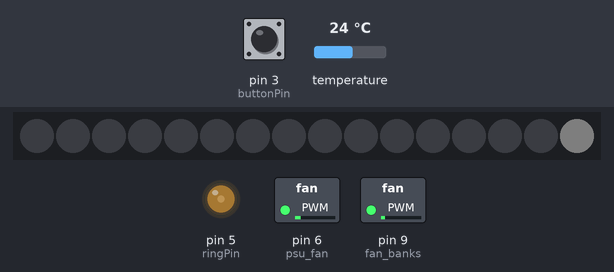
Bench run of a sketch on a simulated Arduino Uno, built with avr-gcc and run on an emulated ATmega328P. Shown: 16 RGB LEDs in strip order, left to right, switched loads named in the sketch (green lamp = pin HIGH), output pins drawn as LEDs (lit = HIGH). The test bench sets the inputs (shaded band); at power-on: temperature 24 °C, pin 3 (buttonPin) LOW. Dim RGB values are drawn brighter than linear.

Above: at 13.7 s.
13.8 s: temperature set to 28 °C
At 18.39 s:
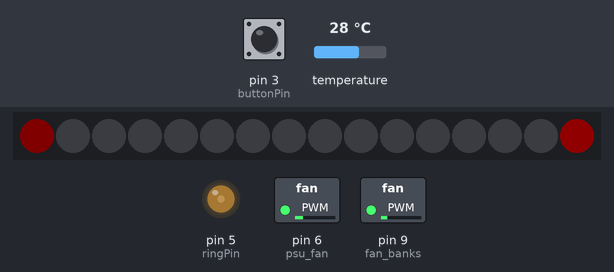
19.1 s: pin 3 (buttonPin) pulled HIGH for 2.4 s
At 21.64 s:
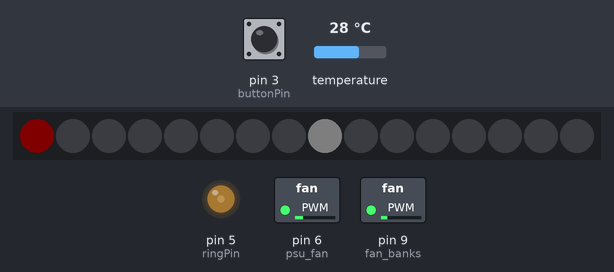
23.0 s: pin 3 (buttonPin) pulled HIGH for 2.4 s
At 25.34 s:
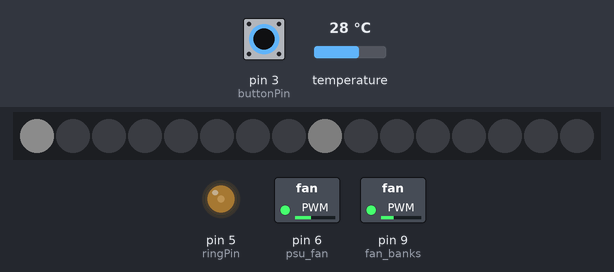
26.9 s: pin 3 (buttonPin) pulled HIGH for 2.4 s
At 27.87 s:
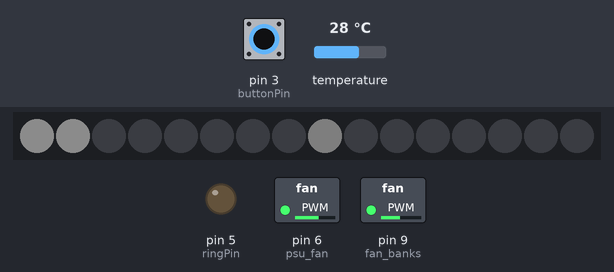
30.8 s: pin 3 (buttonPin) pulled HIGH for 2.4 s
At 31.82 s:
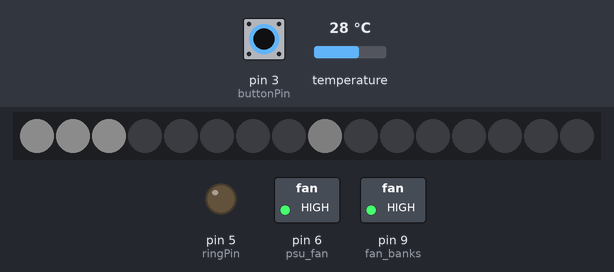
34.7 s: pin 3 (buttonPin) pulled HIGH for 2.4 s
At 36.17 s:
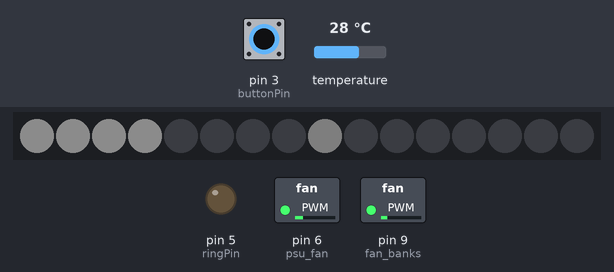
Timing chart, 0 to 38.4 s (numbered marks = the images above; inputs shaded):
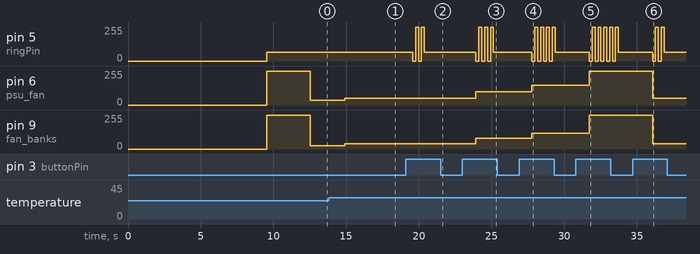

The sketch:

pwm_controller.ino
```cpp
///////////////////////////////////////////////////////////////////////////////////////
// Title:         PWM Fan Controller for SuperMicro DAS
// Purpose:       Control 7 PWM fans in case with button to select different fan speed
//                 presets. Give audiable indication to the mode and blink button LED.
//                Monitor temperature sensors
//
// Changes:       v.01 - Created base script to include modulation of the fans via PWM,
//                        Temperature read out to serial via I2C,
//                v.02 - Changed code to use interupt for button push to trigger a
//                        change in the fan mode, this is to leave the loop() function
//                        to display output to serial and in the future vary the speed of
//                        the fans based on temperature. Added StartupSequence function
//                        to ensure the LEDs are working, plays some sounds, and then
//                        spin up the fans to max speed, then drop the fans back down.
//                v.03 - Documentation up to this point.
//                v.04 - Varying fan speed
//                v.05 - LED integration
//                v.06 - Revising fan handling to use counters. Also to write those changes
//                        to the pins.
//                v.07 - Improvements to code layout, struture
//                v.08 - Minor improvements to code
//                v.09 - Public release, needs revisions to make more readable and also
//                        need to remove references to unwritten functionality.
//
//
// Original title: 4-pin PWM Fan Controller
// Original Author: Sky
// Original Creation date: 2015-1-1
//
// Title: 4-pin PWM Fan Controller
// Author: Justin D Holcomb
// Modification date: 2016-3-1
// Related article: http://blog.epijunkie.com/2016/03/pwm-fan-controller-with-arduino/
//
///////////////////////////////////////////////////////////////////////////////////////

// Trinket Pro notes
// Pins 2 and 7 are inuse by the USB
// The bootloader on the Pro Trinket use 4KB of FLASH so the maximum sketch size is 28,672 bytes.

//// Libraries
// Temperature
#include <Wire.h>
#include "Adafruit_MCP9808.h"
// NeoPixel
#include <Adafruit_NeoPixel.h>

// Create the MCP9808 temperature sensor objects
Adafruit_MCP9808 front_left_temp = Adafruit_MCP9808();
Adafruit_MCP9808 front_right_temp = Adafruit_MCP9808();
Adafruit_MCP9808 board_temp = Adafruit_MCP9808();
Adafruit_MCP9808 psu_temp = Adafruit_MCP9808();

// The default address is 0x18 and the address can be calculated by 'adding' the A0/A1/A2 to the base of 0x18
// A0 sets the lowest bit with a value of 1, A1 sets the middle bit with a value of 2 and A2 sets the high
//  bit with a value of 4. The final address is 0x18 + A2 + A1 + A0.
// So for example if A2 is tied to VDD and A0 is tied to VDD, the address is 0x18 + 4 + 1 = 0x1D.
// If only A0 is tied to VDD, the address is 0x18 + 1 = 0x19
// If only A1 is tied to VDD, the address is 0x18 + 2 = 0x1A
// If only A2 is tied to VDD, the address is 0x18 + 4 = 0x1C


// Defines the PWM pin to use for the Neo Pixel Strip
#define NeoStickPIN 10

// Total natural count of pixels off of PWM pin above
#define LEDtotal 16

// Declares 'strip' as an object for the NeoPixel manipulations
Adafruit_NeoPixel strip = Adafruit_NeoPixel(LEDtotal, NeoStickPIN, NEO_GRB + NEO_KHZ800);

uint32_t KNcolorToDisplay = strip.Color(64, 64, 64);
uint32_t KNtrailcolorToDisplay = strip.Color(5, 5, 5);
uint32_t color_red = strip.Color(255, 0, 0);
uint32_t color_white = strip.Color(255, 255, 255);
uint32_t color_blue = strip.Color(0, 0, 255);

int KnightRiderPixelBegin = 8; // This references the index number which starts at zero
int KnightRiderPixelEnd = 15; //This references the index number which starts at zero
int UserMode = 0;
int AdaptiveMode = 1;
int StatusColor = 1;
int BPcycleCount = 1; // For button push cycle count - unrelated to cycleCount variable.
uint32_t UMcolorToDisplay = strip.Color(12, 12, 12);
uint32_t AMcolorToDisplay = strip.Color(5, 0, 0);


// Pin Layout
// Pins 2 and 7 are inuse by the USB on the Trinket
//
// Pin 9  PWM    - fan_banks
// Pin 10 PWM    - NeoPixel Stick
// Pin 11 PWM    -
// Pin 12        - speed_psu_fan
// Pin 13        - speed_bank1a
// Ar            -
// A0            -
// A1            - speakerPin
// A2            -
// A3            -
// A4 SDA        - I2C Bus
// A5 SCL        - I2C Bus

// A6            - Header not soldered
// A7            - Header not soldered

// Pin 8         -
// Pin 6  PWM    - ringPin
// Pin 5  PWM    - psu_fan
// Pin 4         -
// Pin 3  PWM    - buttonPin - Interupt 1
// Pin 1         -
// Pin 0         -


// NeoStick Sticks
//
// Pins 1-4 get set at the mode select function. These colors will all match but may differ between modes.
// 1 Indicate Modes 1 - 4
// 2 Indicate Modes 2 - 4
// 3 Indicate Modes 3 - 4
// 4 Indicate Mode 4
// Pins 5-8 get changed each iteration of loop left to right. This will range the color. This will be a ghost rider styled effect.
// 5 Indicate running
// 6 Indicate running
// 7 Indicate running
// 8 Indicate running
//
// Number of LEDs will indicate the fan speed based on a range that makes sense. Pin 16 will only indicate above 240.
// Red color will indicate an increase in speed
// Light blue color will indicate netural
// Dark Blue will indicate cooling
// 9  Indates fan speed
// 10
// 11
// 12
// 13
// 14
// 15
// 16

#define TicksPerMinute 25 // 1 minute = ~25 ticks
int HighTempTicks;
int MinutesForHighTempReset = 120;
int HighTempThresholdInMinutes = 25;
int MinutesForFanIncrease = 3;
int MinutesForFanDecrease = 5;
int FanSpeedIncrement = 15;
int MaxTempThreshold = 80;
int OptimalTempThreshold = 76;
int milliSecondsToSpinForPurge = 6000;
int cycleCount = (TicksPerMinute * MinutesForFanIncrease); // Start counter ready for fan adjustment if needed

// No or Light Load
int Mode1psuFanSpeed = 50;
int Mode1bankFanSpeed = 40;
// Common Mode
int Mode2psuFanSpeed = 100;
int Mode2bankFanSpeed = 80;
// Intense Load
int Mode3psuFanSpeed = 150;
int Mode3bankFanSpeed = 120;
// MAX - largely for testing
int Mode4psuFanSpeed = 255;
int Mode4bankFanSpeed = 255;

// Fan Speeds
int psuFanSpeed;
int bankFanSpeed;
int psuFanMINSpeed;
int bankFanMINSpeed;

// Default Brightness for LED Ring
#define ringBrightness 64

// Pin A4 - SDA
// Pin A5 - SCL

// Button Input Pin
#define buttonPin 3

// LED Ring Pin (PWM)
#define ringPin 5

// PWM Pins
#define psu_fan 6
#define fan_banks 9

// Speaker Pin
//int speakerPin = A1;

// Speed Sense Pins
//int speed_psu_fan = 12;
//int speed_bank1a = 13;
//int speed_bank2a = 6;
//int speed_bank3a = 9;
//int speed_bank1b = 5;
//int speed_bank2b = 6;
//int speed_bank3b = 9;

float temp_c_board;
float temp_f_board;


void setup() {

  // Initialize NeoPixel sticks and turn off LEDs.
  strip.begin();
  strip.show();

  // Attach interupt for push button
  //attachInterrupt(1, changeFanSpeedMode, HIGH);

  // led ring output
  pinMode(ringPin, OUTPUT);

  //button input
  pinMode(buttonPin, INPUT);

  //pwm pins
  pinMode(psu_fan, OUTPUT);
  pinMode(fan_banks, OUTPUT);

  //Serial.begin(9600);

//  if (!front_left_temp.begin(0x1A)) {
//    Serial.println("Couldn't find front_left_temp sensor!");
//    while (1);
//  }

//  if (!front_right_temp.begin(0x19)) {
//    Serial.println("Couldn't find front_right_temp temp sensor!");
//    while (1);
//  }

// Make sure the sensor is found, you can also pass in a different i2c
// address with tempsensor.begin(0x19) for example
if (!board_temp.begin()) {
  //Serial.println("Couldn't find rear psu side temp sensor!");
  while (1);
}

//  if (!psu_temp.begin(0x18)) {
//    Serial.println("Couldn't find psu_temp sensor!");
//    while (1);
//  }

  StartupSequence();

}


void loop() {

  cycleCount++;

// Sets the color for knight rider scroll
// Indicates fan speed increasing
  if (StatusColor==2) {
    KNcolorToDisplay = strip.Color(16, 0, 0);
    KNtrailcolorToDisplay = strip.Color(1, 0, 0);
// Indicates fan speed decreasing
  } else if (StatusColor==0) {
    KNcolorToDisplay = strip.Color(0, 3, 16);
    KNtrailcolorToDisplay = strip.Color(0, 0, 1);
// Indciates neutral
  } else {
    KNcolorToDisplay = strip.Color(4, 4, 4);
    KNtrailcolorToDisplay = strip.Color(1, 1, 1);
  }

// Poll Tempature
    board_temp.shutdown_wake(0);   // Don't remove this line! required before reading temp
    // Read and print out the temperature, then convert to *F
    temp_c_board = board_temp.readTempC();
    temp_f_board = temp_c_board * 9.0 / 5.0 + 32;
    //delay(250);
    //board_temp.shutdown_wake(1); // shutdown MSP9808 - power consumption ~0.1 mikro Ampere

// Serial output for debugging
//SerialDebug();

// Check to see if fan changes are needed based on temperature readings
CheckIfFanSpeedChangesNeeded();

// This if statment checks to see if an adaptive mode has been running for a long time.
// If so it does a short fan burst to purge out the hot air.
if (HighTempTicks > ( TicksPerMinute * HighTempThresholdInMinutes )) {
  MAXFanSpinToPurgeHotAir();
}


// Sets adaptive mode based on ranges. Minimum ranges do not need to be defined.
  if (bankFanSpeed == 255 && UserMode != 4 ) {
    AdaptiveMode = 8;
  } else if (bankFanSpeed >= (Mode3bankFanSpeed + (FanSpeedIncrement *4)) && UserMode < 4) {
    AdaptiveMode = 7;
  } else if (bankFanSpeed >= (Mode3bankFanSpeed + (FanSpeedIncrement *3)) && UserMode < 4) {
    AdaptiveMode = 6;
  } else if (bankFanSpeed >= (Mode3bankFanSpeed + (FanSpeedIncrement *2)) && UserMode < 4) {
    AdaptiveMode = 5;
  } else if (bankFanSpeed > Mode3bankFanSpeed || UserMode == 4) {
    AdaptiveMode = 4;
  } else if (bankFanSpeed >= Mode3bankFanSpeed && UserMode < 2) {
    AdaptiveMode = 3;
  } else if (bankFanSpeed >= Mode2bankFanSpeed && UserMode < 1) {
    AdaptiveMode = 2;
  } else if (bankFanSpeed >= Mode1bankFanSpeed && UserMode <= 1) {
    AdaptiveMode = 1;
  } else {
    AdaptiveMode = UserMode;
  }

// Reads if button is pushed and increments mode if it is.
  if ( digitalRead(buttonPin) == HIGH ) {
    UserMode++;

    // Increment the fan mode
    if ( UserMode == 4 ) {
      // MAX
      psuFanSpeed = Mode4psuFanSpeed;
      bankFanSpeed = Mode4bankFanSpeed;
    } else if ( UserMode == 3 ) {
      // Scrub Speed
      psuFanSpeed = Mode3psuFanSpeed;
      bankFanSpeed = Mode3bankFanSpeed;
    } else if ( UserMode == 2 ) {
      // Optimal
      psuFanSpeed = Mode2psuFanSpeed;
      bankFanSpeed = Mode2bankFanSpeed;
    } else {
      // Silent
      UserMode = 1;
      psuFanSpeed = Mode1psuFanSpeed;
      bankFanSpeed = Mode1bankFanSpeed;
    }

// Set minimum fan speeds for mode
    psuFanMINSpeed = psuFanSpeed;
    bankFanMINSpeed = bankFanSpeed;

// Write the changes to the PWM pins
    analogWrite(psu_fan, psuFanSpeed);
    analogWrite(fan_banks, bankFanSpeed);

// Blink led ring
    for ( int i = 0; i <= UserMode; i++ ) {
      analogWrite(ringPin, 0);
      delay(200);
      analogWrite(ringPin, 255);
      delay(200);
    }

// turn led ring back to original state so it's not too bright
    analogWrite(ringPin, ringBrightness);

// Catch until button released for software debounce
    while ( digitalRead(buttonPin) == HIGH ) { BPcycleCount++; delay (100); }
    Serial.print("BPcycleCount: "); Serial.print(BPcycleCount);
// If button is held for 8 seconds the startup sequence is ran.
    if (BPcycleCount>80) { StartupSequence(); }
    BPcycleCount = 1;
  }

// Run knight rider scroll
  KNscroll(KNcolorToDisplay, KNtrailcolorToDisplay);

// Turn off Mode LEDs
  TurnOffLEDs(1, 8);

// Redraw User mode
  DrawUserMode(UserMode);

// Redraw Adaptive Mode
  if (AdaptiveMode>UserMode) {
    DrawAdaptiveMode(UserMode, AdaptiveMode);
  }

}

void SerialDebug() {

  // Serial output for debugging
    Serial.print("Temp: "); Serial.print(temp_c_board); Serial.print("*C\t"); Serial.print(temp_f_board); Serial.println("*F");
    Serial.print("Bank fan speed: "); Serial.println(bankFanSpeed);
    Serial.print("PSU Fan Setting: "); Serial.println(psuFanSpeed);
    Serial.print("User Mode: "); Serial.println(UserMode);
    Serial.print("Adaptive Mode: "); Serial.println(AdaptiveMode);
    Serial.print("Count: "); Serial.println(cycleCount);
    Serial.print("High Temp Count: "); Serial.println(HighTempTicks);
    Serial.print("StatusColor: "); Serial.println(StatusColor);
    Serial.print("MinutesForHighTempReset: "); Serial.println(MinutesForHighTempReset);
    Serial.print("HighTempThresholdInMinutes: "); Serial.println(HighTempThresholdInMinutes);
    Serial.print("MinutesForFanIncrease: "); Serial.println(MinutesForFanIncrease);
    Serial.print("FanSpeedIncrement: "); Serial.println(FanSpeedIncrement);
    Serial.print("MaxTempThreshold: "); Serial.println(MaxTempThreshold);
    Serial.print("OptimalTempThreshold: "); Serial.println(OptimalTempThreshold);
    Serial.print("milliSecondsToSpinForPurge: "); Serial.println(milliSecondsToSpinForPurge);
    Serial.println();
    Serial.println();

}

void CheckIfFanSpeedChangesNeeded() {

// Set KN scroll color to WHITE
StatusColor = 1;

// Dials fan speeds up incrementally if above MaxTempThreshold
  if (temp_f_board > MaxTempThreshold ) {
    HighTempTicks++;

    //Serial.println("Temp above MaxTempThreshold.");
    if ( cycleCount > ( TicksPerMinute * MinutesForFanIncrease )) {
        cycleCount = 0;
        //Serial.println("Increasing speed.");
        if (psuFanSpeed <= ( 255 - FanSpeedIncrement)) {
          psuFanSpeed = (psuFanSpeed + FanSpeedIncrement );
          analogWrite(psu_fan, psuFanSpeed);
        }

        if (bankFanSpeed <= ( 255 - FanSpeedIncrement )) {
          bankFanSpeed = (bankFanSpeed + FanSpeedIncrement );
          analogWrite(fan_banks, bankFanSpeed);
        }

        // Set KN scroll color to RED
        StatusColor = 2;
    }
// Dials fan speeds down incrementally to the MIN if below MaxTempThreshold
  } else if (bankFanSpeed > bankFanMINSpeed || psuFanSpeed > psuFanMINSpeed ) {
      HighTempTicks++;

      // Reduce fan speed if cycle counter met.
      if ( cycleCount > ( TicksPerMinute * MinutesForFanDecrease)) {
        cycleCount = 0;
        if ( psuFanSpeed >= ( psuFanMINSpeed + FanSpeedIncrement)) {
        psuFanSpeed = (psuFanSpeed - FanSpeedIncrement );
        analogWrite(psu_fan, psuFanSpeed);
        }

        if ( bankFanSpeed >= (bankFanMINSpeed + FanSpeedIncrement)) {
        bankFanSpeed = (bankFanSpeed - FanSpeedIncrement );
        analogWrite(fan_banks, bankFanSpeed);
        }

        // Set KN scroll color to BLUE
        StatusColor = 0;
      }

  } else {
    if (cycleCount > (TicksPerMinute * MinutesForHighTempReset)) {
      HighTempTicks = 0;
      cycleCount = (TicksPerMinute * MinutesForFanIncrease); // Need to reset this so it does not buffer reset.
    }
  }
}


void MAXFanSpinToPurgeHotAir() {

  HighTempTicks = 0; // Reset

  // Turn off Mode LEDs
  TurnOffLEDs(1, 16);

  strip.setPixelColor(8, color_red); // Draw new pixel
  strip.setPixelColor(9, color_white); // Draw new pixel
  strip.setPixelColor(10, color_blue); // Draw new pixel
  strip.show();

  // Max fans out
  analogWrite(psu_fan, 255);
  analogWrite(fan_banks, 255);

  delay(milliSecondsToSpinForPurge);

// Turn off all LEDs
  TurnOffLEDs(1, 16);

// Redraw User mode
  DrawUserMode(UserMode);

// Redraw Adaptive Mode
  if (AdaptiveMode>UserMode) {
    DrawAdaptiveMode(UserMode, AdaptiveMode);
  }

  analogWrite(psu_fan, psuFanSpeed);
  analogWrite(fan_banks, bankFanSpeed);

}

void StartupSequence() {

  LEDtest();

  DrawUserMode(UserMode);

  // Fade LED ring on
  for ( int i = 0; i < 255; i++ ) {
        analogWrite(ringPin, i);
        delayMicroseconds(50);
  }

  // Fade LED ring off
  for ( int ii = 255; ii < 0; ii++ ) {
        analogWrite(ringPin, ii);
        delayMicroseconds(50);
  }

  analogWrite(ringPin, ringBrightness);

  // Write the changes to the PWM pins
  analogWrite(psu_fan, 255);
  analogWrite(fan_banks, 255);

  // Delay to allow fans to spin up
  delay(3000);

  // Spin fans down to minimum
  psuFanSpeed = 35;
  bankFanSpeed = 25;
  psuFanMINSpeed = psuFanSpeed;
  bankFanMINSpeed = bankFanSpeed;

  // Write the changes to the PWM pins
  analogWrite(psu_fan, psuFanSpeed);
  analogWrite(fan_banks, bankFanSpeed);

}


void LEDtest() {

for (int z=15; z>-1; z--) {
  //RED
  for (uint32_t i=0; i<255;) {
    uint32_t c = strip.Color(i, 0, 0);
    writeLED(z, c);
    i=i-5;
  }

  for (uint32_t i=255; i>0;) {
    uint32_t c = strip.Color(i, 0, 0);
    writeLED(z, c);
    i=i-5;
  }
  // BLUE
  for (uint32_t i=0; i<255;) {
    uint32_t c = strip.Color(0, i, 0);
    writeLED(z, c);
    i=i-5;
  }

  for (uint32_t i=255; i>0;) {
    uint32_t c = strip.Color(0, i, 0);
    writeLED(z, c);
    i=i-5;
  }

  // GREEN
  for (uint32_t i=0; i<255;) {
    uint32_t c = strip.Color(0, 0, i);
    writeLED(z, c);
    i=i-5;
  }

  for (uint32_t i=255; i>0;) {
    uint32_t c = strip.Color(0, 0, i);
    writeLED(z, c);
    i=i-5;
  }

  strip.setPixelColor(z, 0);
  strip.show();

}

}

// This function is used only for LEDtest()
void writeLED(int z, uint32_t color) {
    strip.setPixelColor(z, color);
    strip.show();
    delay(3);
}


static void KNscroll(uint32_t LeadColor, uint32_t TrailColor) {

  // This draws a bright pixel from the first pixel as defined by KnightRiderPixelBegin.
  // This pixel appears to scrolls incrementally down to the last pixel as define by
  // KnightRiderPixelEnd. This bright LED is followed by a dimmer illumated LED. This
  // effect is similar to the the "Anamorphic Equalizer" on Knight Rider's KITT.

int count=0;
int countdown=KnightRiderPixelEnd-KnightRiderPixelBegin;

  // KN to last pixel
  for(int i=KnightRiderPixelBegin; i<KnightRiderPixelEnd+2; i++) {

      if (countdown > -1) { strip.setPixelColor(i, LeadColor); } // Draw new pixel
      if (count > 0 && countdown > -1) { strip.setPixelColor(i-1, TrailColor);  }// To avoid drawing behind the inteded
      if (count > 1) { strip.setPixelColor(i-2, 0); }// Erase pixel a few steps back
      strip.show();
      delay(128);

      count++;
      countdown--;
  }

count=0;
int countup=KnightRiderPixelEnd-KnightRiderPixelBegin; // 13 - 10

  // KN to first pixel
  for(int z=KnightRiderPixelEnd; z>KnightRiderPixelBegin-2; z--) {

      if (countup > -1) { strip.setPixelColor(z, LeadColor); }
      if (count > 0 && countup > -1) { strip.setPixelColor(z+1, TrailColor);  }// To avoid drawing behind the inteded
      if (count > 1) { strip.setPixelColor(z+2, 0); }// Erase pixel a few steps back
      strip.show();
      delay(128);

      count++;
      countup--;
  }
}


void TurnOffLEDs(uint32_t FirstLED, uint32_t LastLED) {
    // Turn off Mode LEDs
  for(int i=FirstLED-1; i<LastLED ; i++) {
      strip.setPixelColor(i , 0); // Draw new pixel
      strip.show();
  }
}


void DrawUserMode(uint32_t LastLED) {
    for(int i=0; i<LastLED ; i++) {
      strip.setPixelColor(i, UMcolorToDisplay); // Draw new pixel
      strip.show();
    }
}


void DrawAdaptiveMode(uint32_t FirstLED, uint32_t LastLED) {
    for(int i=FirstLED; i<LastLED ; i++) {
      strip.setPixelColor(i , AMcolorToDisplay); // Draw new pixel
      strip.show();
    }
}
```

Measured:
- after the input at 13.8 s, pin 6 (psu_fan): 35/255 → 50/255 after 1.1 s; pin 9 (fan_banks): 25/255 → 40/255 after 1.1 s; the LEDs: first differ from a run without the input after 3.4 s (image 1 shows a later state)
- after the input at 19.1 s, pin 5 (ringPin): 64/255 → 0/255 after 0.48 s, → 255/255 0.20 s later, → 0/255 0.20 s later, → 255/255 0.20 s later, … (5 changes in this stretch)
- after the input at 23.0 s, pin 5 (ringPin): 64/255 → 0/255 after 0.93 s, then repeats every 0.40 s: 255/255 0.20 s, 0/255 0.20 s, until it stays 64/255 from 25.1 s; pin 6 (psu_fan): 50/255 → 100/255 after 0.93 s; pin 9 (fan_banks): 40/255 → 80/255 after 0.93 s
- after the input at 26.9 s, pin 5 (ringPin): 64/255 → 0/255 after 0.88 s, then repeats every 0.40 s: 255/255 0.20 s, 0/255 0.20 s, until it stays 64/255 from 29.4 s; pin 6 (psu_fan): 100/255 → 150/255 after 0.88 s; pin 9 (fan_banks): 80/255 → 120/255 after 0.88 s
- after the input at 30.8 s, pin 5 (ringPin): 64/255 → 0/255 after 0.93 s, then repeats every 0.40 s: 255/255 0.20 s, 0/255 0.20 s, until it stays 64/255 from 33.7 s; pin 6 (psu_fan): 150/255 → 255/255 after 0.93 s; pin 9 (fan_banks): 120/255 → 255/255 after 0.93 s
- after the input at 34.7 s, pin 5 (ringPin): 64/255 → 0/255 after 1.4 s, → 255/255 0.20 s later, → 0/255 0.20 s later, → 255/255 0.20 s later, … (5 changes in this stretch); pin 6 (psu_fan): 255/255 → 50/255 after 1.4 s; pin 9 (fan_banks): 255/255 → 40/255 after 1.4 s
